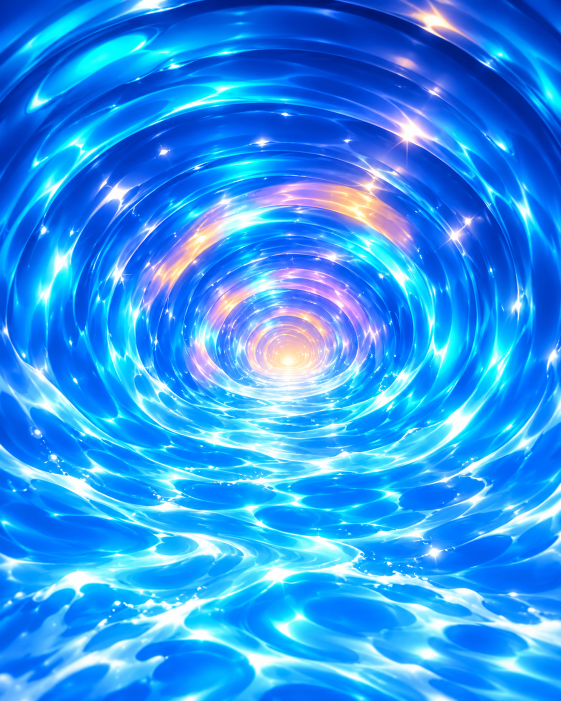
#> input picture Design/ReferencePacks/2026-11-05_Screen4_Supporting_Material_References/05_REF5_BLUE_WATER_VORTEX.png, 1122 x 1402 px (shown at 1/2 size)
$ python derive_ref5_water.py
#> lines starting #> are read from the running program, lines starting #| are printed output that depends on the picture; after the words box and inside, x2 and y2 are one past the last pixel; in counts of white or black regions, pixels touching at a corner belong together
### WebDemo/tools/screen4/derive_tunnel_textures.py
"""Derive Screen 4's tunnel and rim textures from the user's ORIGINAL APPROVED Screen 4 (the only target):
     Design/ReferencePacks/2026-11-04_Round6_Construction_Guide/01_Original_Approved_Screen_4.jpg  (767 x 1536)

   "$BW_PY" WebDemo/tools/screen4/derive_tunnel_textures.py [--out WebDemo/textures/screen4] [--sheet <dir for the contact sheet>] [--walls]

NOTE (5 November 2026, the user): the WALL maps are now derived from the user's Reference 5 (a prop-free water vortex) graded
to the original's palette, by tools/screen4/derive_ref5_water.py (run it after this script). This script now writes only
rim_ramp.png (the original's rim band) and the diagnostics; with --walls it also writes its own wall maps from the original
(the first attempt: its filled holes showed patch seams and repeated rows, so it is no longer used). derive_ref5_water.py uses
this script's mask and unwrap of the original as the targets of its colour grade.

What it does (reproducible, no randomness):
  1. unwraps the approved tunnel into LOG-POLAR space round its vanishing point (0.528, 0.532 of the frame): columns are the
     screen angle (0 = screen right, counter-clockwise, up positive; 0..2 pi), rows are log(r / W) from r0 = 0.012 W to
     r1 = 0.85 W (W = the frame's width). This is the hero shaders' own ring layout (lqRing / heroVortex: log of the screen
     radius rw round the vanishing point, and the angle round it), so a texel lands on screen where the approved has it;
  2. masks out everything that is not tunnel water: the HUD, coins and the gem (gold / magenta classes and the Art
     Director's boxes), the sock, the two brushes (pink fur), the big bubbles, the pink character and the foam bank, and the
     rim, bevel and housing beyond the mouth (found per angle from the lavender / warm classes);
  3. fills the holes FROM THE SAME RINGS: each hole takes the same ring's pattern from the nearest clear angle (a rotated
     colour of each hole from the clear rings round it, plus the band-scale detail quilted along the angle from clean
     segments of the same ring band; bands hidden all round repeat the detail of rings further in, turned) - so no coin,
     brush or sock colour, and no mirror seam, is baked into the walls;
  4. splits the clean map into a BASE (the radial colour zones: blurred over about one band) and the band-scale DETAIL
     (colour - base). The detail is made periodic in log r over its whole length (the last band cross-faded into the first)
     so it can scroll outward without a seam; everything is periodic in angle by construction;
  5. writes (sRGB PNGs; angle across, log r down, row 0 = r0):
       tunnel_colour.png  2048 x 1024  the clean colour map (= base + detail at zero offset), for reference and the floor;
       tunnel_base.png     256 x 128   the base (clamped in log r at run time);
       tunnel_detail.png  2048 x 1024  0.5 + detail (periodic in both directions);
       tunnel_normal.png  1024 x 512   a normal map from the detail's luminance (RG = normal xy, 0.5 = flat; periodic);
       tunnel_var.png     1024 x 512   variation: R streaks and glints (thin bright features), G warm / pastel tint,
                                       B broken brightness along the rings (periodic);
       rim_ramp.png        512 x 64    the approved rim band by angle round the rim's own centre (rows: housing, gold /
                                       mauve rim, violet bevel, lilac line, navy ring, into the blue), see RIM below;
     and a JSON of the constants (unwrap centre, r0, r1, the detail's log-r period, the band spacing) next to them.
"""
import argparse, json, os, sys
import numpy as np, cv2
from PIL import Image

HERE = os.path.dirname(os.path.abspath(__file__))
REPO = os.path.abspath(os.path.join(HERE, '..', '..', '..'))
APPROVED = os.path.join(REPO, 'Design/ReferencePacks/2026-11-04_Round6_Construction_Guide/01_Original_Approved_Screen_4.jpg')

VP = (0.528, 0.532)            # the approved vanishing point (fractions of the frame), measured by the Art Director (vp2.py)
R0, R1 = 0.025, 0.85           # radius range of the unwrap, in frame widths (inside 0.025 W the base's first row: the warm core)
NU, NV = 2048, 1024            # the unwrap's size: angle x log r
BAND = 0.26                    # the approved's mean ring spacing in ln r (rings.py: 0.20-0.35 by sector)
BASE_SIGMA = (0.30, 7.0)       # the base's blur: ln r, degrees
OVERLAP = 0.30                 # the detail's periodic cross-fade, in ln r (about one band)

# the Art Director's object boxes on the approved (x0, x1, y0, y1; fractions of the frame), padded below
BOXES = {
    'left brush': (0.0, 0.235, 0.19, 0.45), 'left edge fur': (0.0, 0.075, 0.40, 0.70),
    'right brush': (0.76, 1.0, 0.355, 0.645),
    'big bubble': (0.635, 0.875, 0.27, 0.372), 'bubble upper centre': (0.525, 0.625, 0.345, 0.397),
    'bubble upper left': (0.225, 0.315, 0.318, 0.368), 'bubble right edge': (0.915, 1.0, 0.33, 0.405),
    'upper-left coin': (0.078, 0.222, 0.432, 0.507), 'gem': (0.258, 0.388, 0.478, 0.537),
    'big left coin': (0.072, 0.312, 0.53, 0.672),
    'sock': (0.635, 0.848, 0.54, 0.678), 'big right coin': (0.765, 1.0, 0.655, 0.815),
    'character': (0.195, 0.75, 0.675, 1.0), 'lower-left bubbles': (0.0, 0.16, 0.69, 0.80),
    # two small blue creatures (far socks' toes) either side below the centre coin
    'blue shape left': (0.365, 0.47, 0.55, 0.612), 'blue shape right': (0.6, 0.705, 0.552, 0.618),
}
# the centre coin sits right on the vanishing point: a disc (centre x, y as fractions; radius in widths), not a box, so the
# warm core just above it stays
DISCS = {'centre coin': (0.5195, 0.554, 0.057)}
HUD_Y, FOAM_Y = 0.212, 0.80    # the approved HUD's lower edge; below FOAM_Y the foam bank and the buttons


def load_approved():
    return np.asarray(Image.open(APPROVED).convert('RGB')).astype(np.float32) / 255.0


# [75 lines left out: functions hsv, big_components, object_mask, mouth_radius, unwrap, not called in this run]


def _norm_blur(d, w, sig):
    num = cv2.GaussianBlur(d * w[..., None], (0, 0), sig); den = cv2.GaussianBlur(w, (0, 0), sig)
    return num / np.maximum(den[..., None], 1e-4), den


# [158 lines left out: functions _lowfreq, fill_rings, blur_wrap, periodic_v, save_png, not called in this run]


# ------------------------------------------------------------------ the rim ramp
RIM_ROWS, RIM_COLS = 64, 512
# the ramp's radial axis: rho = r / R_outer (the rim's outer edge = 1), from RHO_OUT (the housing outside) to RHO_IN (the
# tunnel's blue inside the navy ring). Row 0 = RHO_OUT.
RHO_OUT, RHO_IN = 1.04, 0.80


# [156 lines left out: functions rim_fit, rim_ramp, main, not called in this run]


# [2 lines that do not run on import are left out]

### Previews/WebDemo/screen4_round9_match/wip_snapshots_design_agents/lighting-visual-matching_a3faef23/files/WebDemo/tools/screen4/derive_ref5_water.py
"""Screen 4's tunnel WATER material, from the user's Reference 5 (a prop-free blue-water vortex; material and finish only),
colour-graded to the ORIGINAL APPROVED Screen 4's measured palette (the authority for colours).

   "$BW_PY" WebDemo/tools/screen4/derive_ref5_water.py [--out WebDemo/textures/screen4] [--sheet <dir>]

  Reference 5: Design/ReferencePacks/2026-11-05_Screen4_Supporting_Material_References/05_REF5_BLUE_WATER_VORTEX.png
  Original:    Design/ReferencePacks/2026-11-04_Round6_Construction_Guide/01_Original_Approved_Screen_4.jpg

1. Unwrap Reference 5 in LOG-POLAR space round its own vanishing point (its warm core, (0.5125, 0.515) of the frame), 1:1 in
   angle (it is a full 360-degree vortex: seamless in angle by construction; its lower flowing water lands at the bottom of
   the tube, where the game's floor is). Rows follow the GAME's layout: v = (ln rw - ln 0.025) / ln(0.85 / 0.025), rw = the
   screen radius round the game's vanishing point in screen widths (the hero shaders' lqRing / heroVortex layout), so the
   wall shader needs no change. Reference 5's radius for each row: ln r5 = f(ln rw), slope 0.66 in the walls (its rings are
   denser than the original's: 0.13-0.22 ln apart against 0.20-0.35, so 8-10 bands per sector, as approved) easing to slope
   1 inside rw 0.1 (so its warm core stays at the centre); rw 0.5 (the mouth) <-> r5 0.48 of its width.
2. Grade it to the original zone by zone (the core rw < 0.07, the mid vortex 0.07-0.2, the walls beyond): per-channel
   quantile maps from Reference 5's texels to the original's own clear tunnel texels in the same zone and over the same
   angles (the upper half and the sides; objects, HUD, rim and character masked out, tools/screen4/derive_tunnel_textures.py),
   blended smoothly across zone edges. So the colour relationships are the original's; the water's pattern, gloss and depth
   are Reference 5's, with no copied artwork, no props and no seams.
3. Write (sRGB PNGs, angle across from screen right counter-clockwise, log r down, row 0 = rw 0.025):
     tunnel_colour.png 2048 x 1024 (the graded water; clamped in log r), tunnel_base.png 256 x 128 (its blur),
     tunnel_detail.png / tunnel_normal.png / tunnel_var.png (its band-scale detail, a normal map from it, and streaks / warm /
     broken-brightness; periodic in angle and in log r over a whole number of its bands, for continuous flow),
   and textures.json (the constants).
"""
import argparse, json, os, sys
import numpy as np, cv2
from PIL import Image

sys.path.insert(0, os.path.dirname(os.path.abspath(__file__)))
import derive_tunnel_textures as DT  # noqa: E402

_REL5 = 'Design/ReferencePacks/2026-11-05_Screen4_Supporting_Material_References/05_REF5_BLUE_WATER_VORTEX.png'
# this checkout, or (from a git worktree under .claude/worktrees/) the main checkout
REF5 = next((p for p in (os.path.join(DT.REPO, _REL5), os.path.join(DT.REPO, '..', '..', '..', _REL5)) if os.path.exists(p)), os.path.join(DT.REPO, _REL5))
VP5 = (0.5125, 0.515)
R0, R1, NU, NV = DT.R0, DT.R1, DT.NU, DT.NV          # the game's layout (0.025 .. 0.85 W)
K_WALL, KNEE, R5_MOUTH = 0.66, 0.1, 0.48
ZONES = [(0.0, 0.07), (0.07, 0.2), (0.2, 9.0)]
WALL_ANGLES = (-20.0, 200.0)                          # the walls (upper half and sides), degrees from screen right


def ln_r5(lr):
    """Reference 5's ln radius (in its widths) for the game's ln rw: slope K_WALL in the walls, easing to 1 inside KNEE."""
    x = np.linspace(np.log(R0) - 1.0, np.log(R1) + 0.5, 4000)
    slope = K_WALL + (1 - K_WALL) / (1 + np.exp((x - np.log(KNEE)) / 0.25))
    f = np.concatenate([[0], np.cumsum((slope[1:] + slope[:-1]) * 0.5 * np.diff(x))])
    f += np.log(R5_MOUTH) - np.interp(np.log(0.5), x, f)
    return np.interp(lr, x, f)


def remove_star_rays(img, ray=7, keep=0.35):
    """Reference 5's four-point star glints are not in the original (it has white splash flecks and soft glossy glints).
    A grey-level opening with a disc wider than a ray removes thin bright lines and keeps broad highlights: where the
    picture is brighter than its opening by a thin structure (a ray), take the opening, keeping `keep` of the excess so
    the glint's centre stays a soft spark."""
    k = cv2.getStructuringElement(cv2.MORPH_ELLIPSE, (ray, ray))
    opened = np.stack([cv2.morphologyEx(np.ascontiguousarray(img[..., c]), cv2.MORPH_OPEN, k) for c in range(3)], -1)
    excess = img - opened
    lum = excess @ np.array([0.2126, 0.7152, 0.0722], np.float32)
    rays = np.clip((lum - 0.04) / 0.12, 0.0, 1.0)[..., None]   # only clearly brighter thin structures
    return np.clip(opened + excess * (1.0 - rays * (1.0 - keep)), 0.0, 1.0)


# star cores: brighter than the 15 px opening by `top` and brighter than `lum`, round (elongation at most `elong`; a glossy
# streak on the water is long), area in px; rays cleared out to ray[0] + ray[1] x sqrt(area) px, the core to core[0] + core[1]
# x sqrt(area) px; keep: the share of the core's excess kept (a soft glint, not a star)
STARS = dict(top=0.22, lum=0.92, elong=2.6, area=(3, 4000), ray=(8.0, 6.0), core=(3.0, 1.5), keep=0.3)


def remove_stars(img, P=STARS):
    """The gate's F5 (Round 9): the user dislikes generic four-point star sparkles, and remove_star_rays left their bright
    centres and longer rays. Each star's round white-hot core is found; round it the thin rays are cleared (a grey-level
    opening with a 5 px disc, which keeps the water's wider glossy streaks) and the core itself is reduced to a soft glint
    (an opening with a 15 px disc, keeping `keep` of its excess). Away from the stars the picture is unchanged."""
    lum = img @ np.array([0.2126, 0.7152, 0.0722], np.float32)
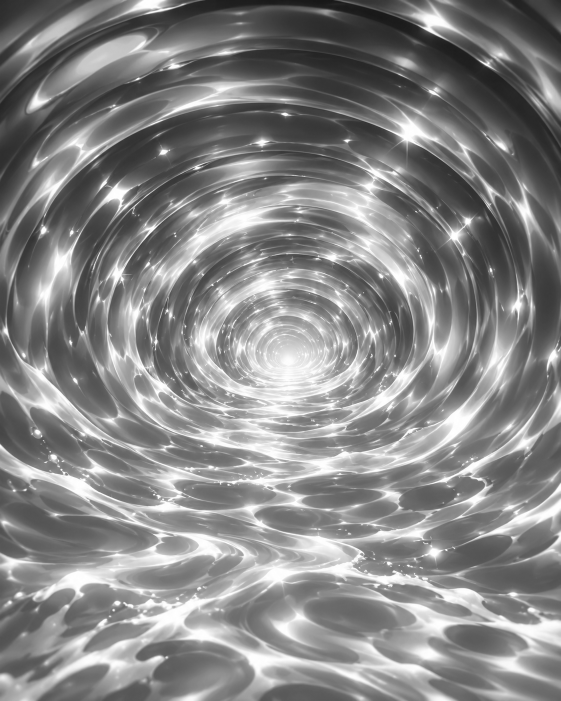
#> lum: shape (1402, 1122) float32 (shown at 1/2 size); min 0.0895, max 1, mean 0.526
    k15 = cv2.getStructuringElement(cv2.MORPH_ELLIPSE, (15, 15)); k5 = cv2.getStructuringElement(cv2.MORPH_ELLIPSE, (5, 5))
    th = lum - cv2.morphologyEx(lum, cv2.MORPH_OPEN, k15)
    n, lab, st, cen = cv2.connectedComponentsWithStats(((th > P['top']) & (lum > P['lum'])).astype(np.uint8))
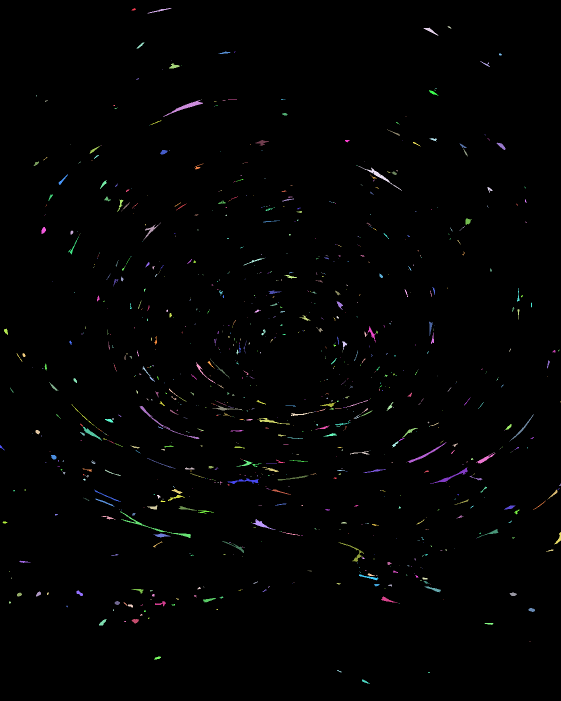
#> lab: shape (1402, 1122) int32 (shown at 1/2 size); 951 distinct labels, from 0 to 950; one colour per label, 0 black
#> n = 951; st = 951 rows, first 6: [0, 0, 1122, 1402, 1553036], [263, 16, 9, 5, 25], [295, 16, 48, 11, 109], [895, 52, 8, 5, 18], [847, 55, 30, 16, 124], [273, 85, 16, 13, 57]; cen = 951 pairs, first value 2.97 to 1121, second value 18.52 to 1362.8
    ray = np.zeros_like(lum); core = np.zeros_like(lum); found = 0
    for i in range(1, n):
        a = st[i, 4]
        if a < P['area'][0] or a > P['area'][1]:
            continue
        ys, xs = np.nonzero(lab[st[i, 1]:st[i, 1] + st[i, 3], st[i, 0]:st[i, 0] + st[i, 2]] == i)
        ev = np.linalg.eigvalsh(np.cov(np.vstack([xs, ys])) + np.eye(2) * 0.25)
        if np.sqrt(ev[1] / ev[0]) > P['elong']:
            continue
        x, y = int(round(cen[i][0])), int(round(cen[i][1]))
        cv2.circle(ray, (x, y), int(P['ray'][0] + P['ray'][1] * np.sqrt(a)), 1.0, -1)
        cv2.circle(core, (x, y), int(P['core'][0] + P['core'][1] * np.sqrt(a)), 1.0, -1)
        found += 1
#> this loop made 950 passes
#> (a, ev) on passes 2, 4, 5: (109, [0.792, 160.2]), (124, [2.57, 61.09]), (57, [1.14, 25.21])
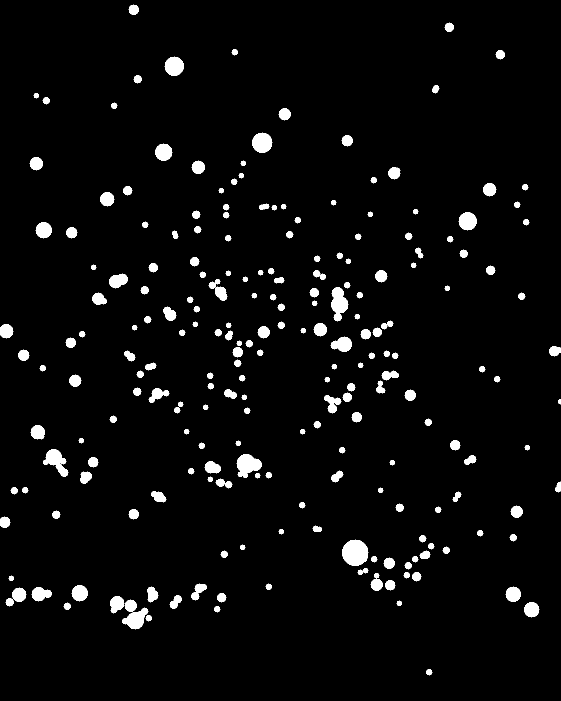
#> core: shape (1402, 1122) float32 (shown at 1/2 size); values 0 (black) and 1 (white), 3.8% white; 224 white regions, largest, box (x1, y1, x2, y2) and area: (684, 1079, 737, 1132) 2131, (473, 908, 524, 956) 1542, (662, 574, 697, 643) 1478
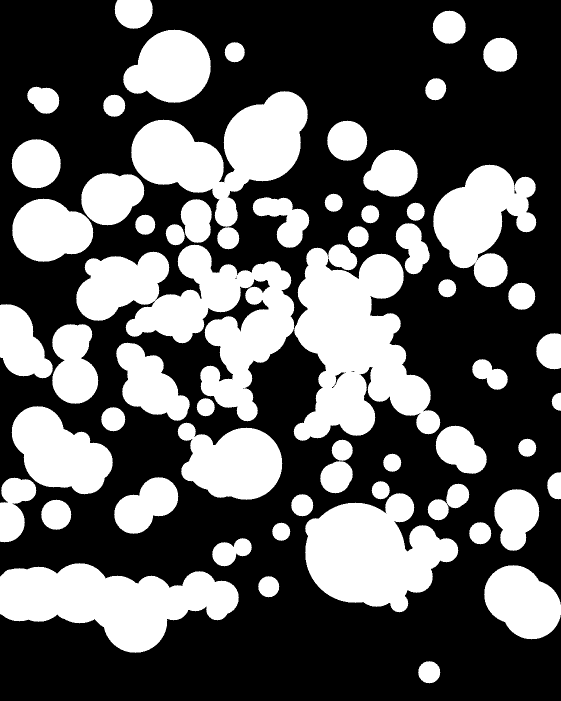
#> ray: shape (1402, 1122) float32 (shown at 1/2 size); values 0 (black) and 1 (white), 36.2% white; 60 white regions, largest, box (x1, y1, x2, y2) and area: (152, 489, 589, 843) 66707, (587, 488, 881, 882) 66656, (0, 1126, 478, 1306) 48984
#> after the loop, found = 291
    ray = cv2.GaussianBlur(ray, (0, 0), 3.0)[..., None]; core = cv2.GaussianBlur(core, (0, 0), 2.0)[..., None]
    op5 = np.stack([cv2.morphologyEx(np.ascontiguousarray(img[..., c]), cv2.MORPH_OPEN, k5) for c in range(3)], -1)
    out = img * (1 - ray) + op5 * ray
    op15 = np.stack([cv2.morphologyEx(np.ascontiguousarray(out[..., c]), cv2.MORPH_OPEN, k15) for c in range(3)], -1)
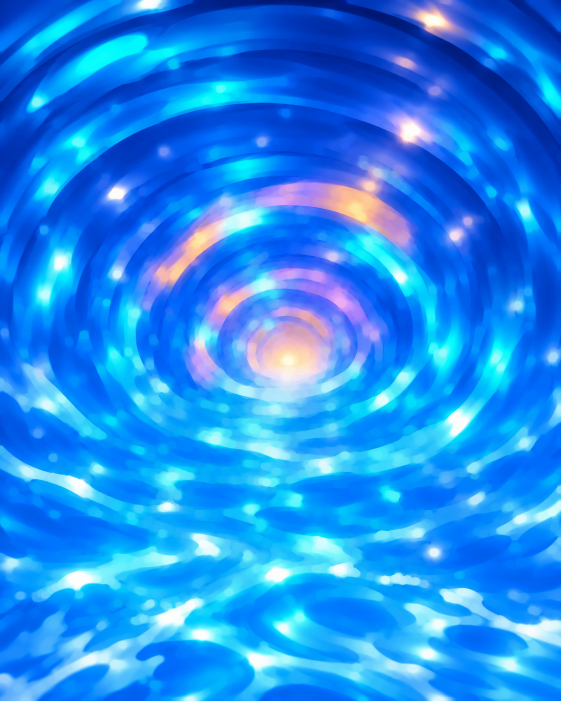
#> op15: shape (1402, 1122, 3) float32 (shown at 1/2 size); mean R, G, B 0.135, 0.549, 0.94
    out = out * (1 - core) + (op15 + (out - op15) * P['keep']) * core
    return np.clip(out, 0, 1), found


# the gate's F4 (Round 9): the graded map's yellow-green highlights read lime in the game (hue 70-100: 783 wall pixels at
# 3.0 s against the approved's 29); the approved's warm light is peach and gold (hue 20-45: 1433 against our 530). Hues from
# h[0] (fully from h[1] to h[2], none past h[3]) move to `to` (+ slope x the distance from h[0]); saturation x sat
LIME = dict(h=(50.0, 62.0, 108.0, 125.0), to=30.0, slope=0.15, sat=0.85, amount=0.6)


# [8 lines left out: function lime_to_peach, not called in this run]


def main():
    ap = argparse.ArgumentParser()
    ap.add_argument('--out', default=os.path.join(DT.REPO, 'WebDemo/textures/screen4'))
    ap.add_argument('--sheet', default='')
    a = ap.parse_args()
    ref = np.asarray(Image.open(REF5).convert('RGB')).astype(np.float32) / 255.0
    ref, n_stars = remove_stars(ref)
#> n_stars = 291
    ref = remove_star_rays(ref)
#> in remove_star_rays, `rays = np.clip((lum - 0.04) / 0.12, 0.0, 1.0)[..., None]`:
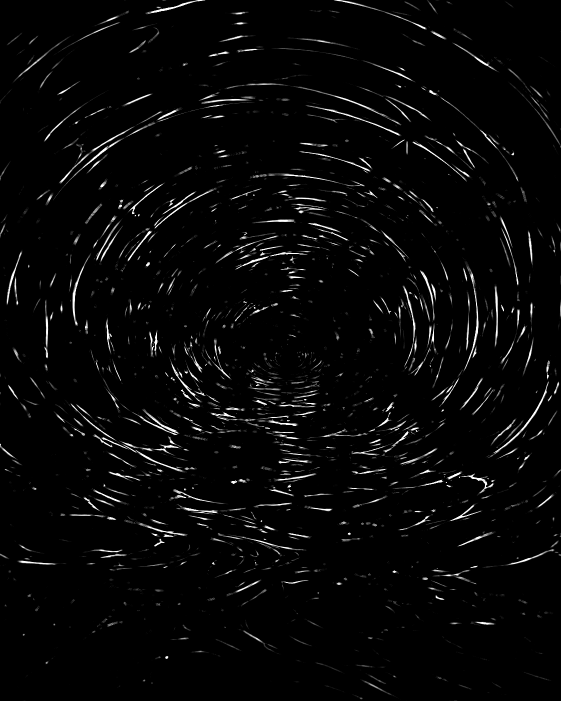
#> rays: shape (1402, 1122, 1) float32 (shown at 1/2 size); min 0, max 1, mean 0.0292
    H5, W5 = ref.shape[:2]
    th = 2 * np.pi * (np.arange(NU) + 0.5) / NU
#> th = 2048 values from 0.00153 to 6.28
    lr = np.log(R0) + (np.log(R1) - np.log(R0)) * (np.arange(NV) + 0.5) / NV
#> lr = 1024 values from -3.69 to -0.164
    T, LR = np.meshgrid(th, lr)
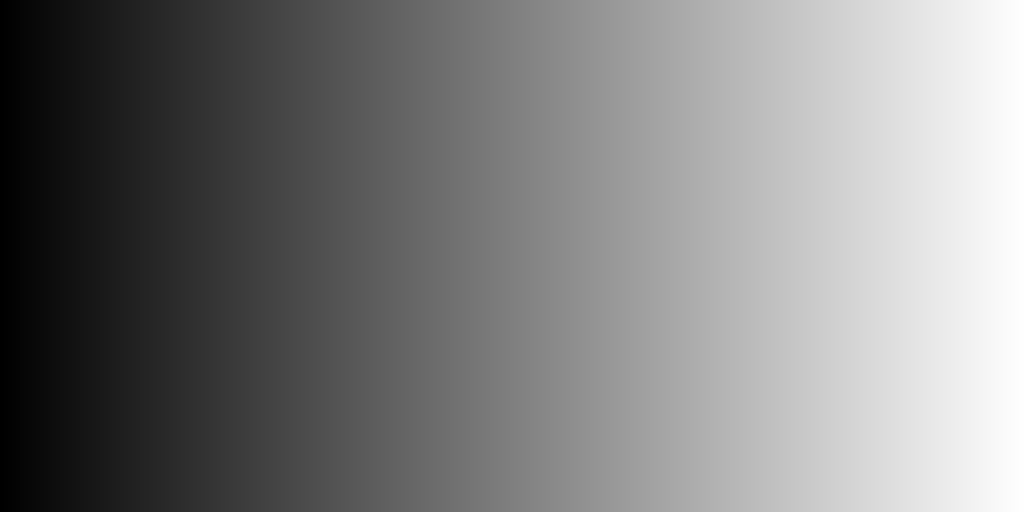
#> T: shape (1024, 2048) float64 (shown at 1/2 size); min 0.00153, max 6.28, mean 3.14; drawn with min black and max white
    r5 = np.exp(ln_r5(LR)) * W5
#> in ln_r5, `x = np.linspace(np.log(R0) - 1.0, np.log(R1) + 0.5, 4000)`: x = 4000 values from -4.69 to 0.337
#> (the rest of the program and of its run is left out)
